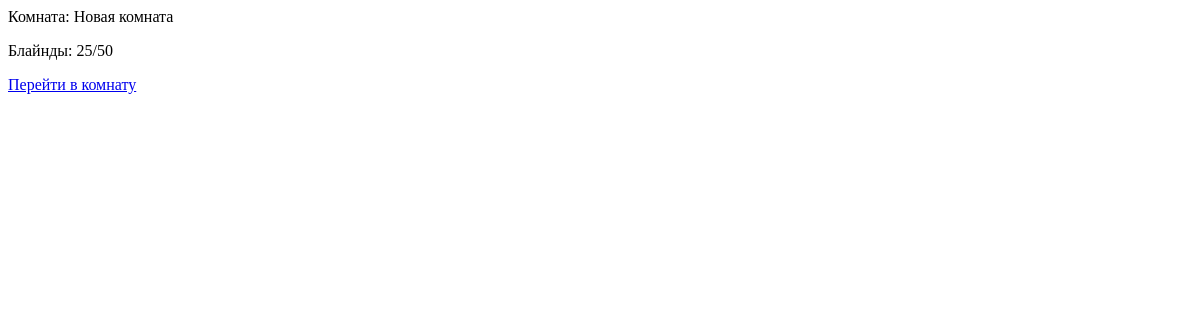
/get_rooms, run on an earlier commit of the app's database.
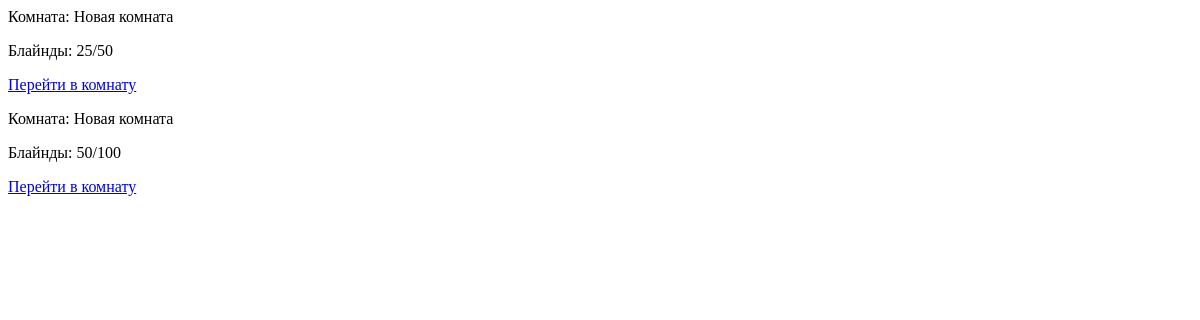
And on a later commit of the database.
### main/models.py (models this page shows, shortened)
class Room(models.Model):
    name = models.CharField(max_length=255, default="Новая комната")
    max_players = models.PositiveIntegerField(default=10)
    blinds = models.CharField(max_length=20)
    unique_id = models.UUIDField(default=uuid.uuid4, editable=False, unique=True)

### main/views.py (the view)
# urls.py: path('get_rooms', views.get_rooms, name='get_rooms'),
def get_rooms(request):
    rooms = Room.objects.all()
    return render(request, 'main/room_list.html', {'rooms': rooms})

### main/templates/main/room_list.html
{% for room in rooms %}
    <div class="room">
        <p>Комната: {{ room.name }}</p>
        <p>Блайнды: {{ room.blinds }}</p>
        <a href="{% url 'room_detail' unique_id=room.unique_id %}">Перейти в комнату</a>
    </div>
{% empty %}
    <p>Нет созданных комнат</p>
{% endfor %}

What changed in the data, as far as the page shows it:
added Room: name "Новая комната", blinds "50/100"
